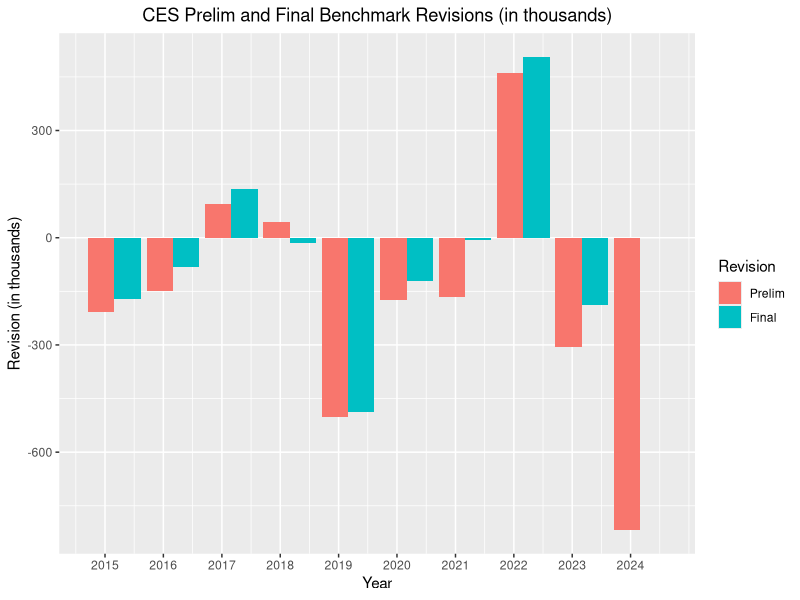
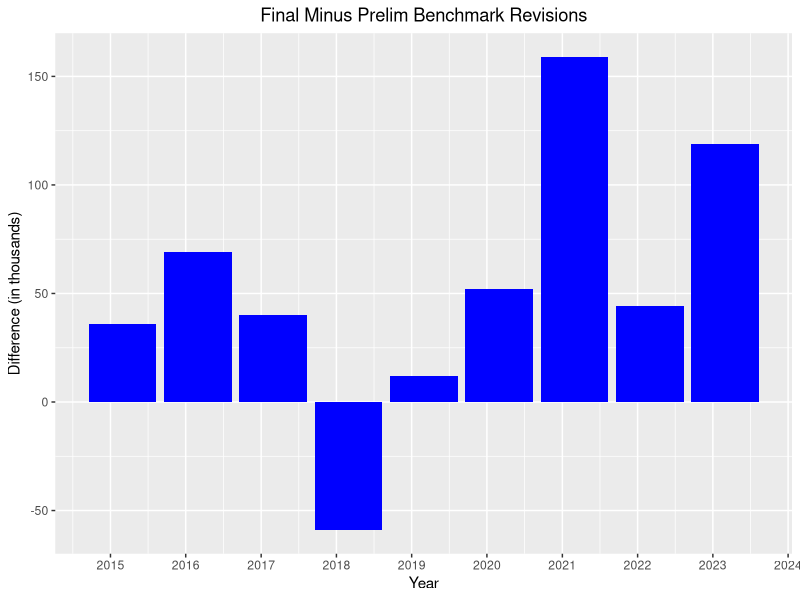
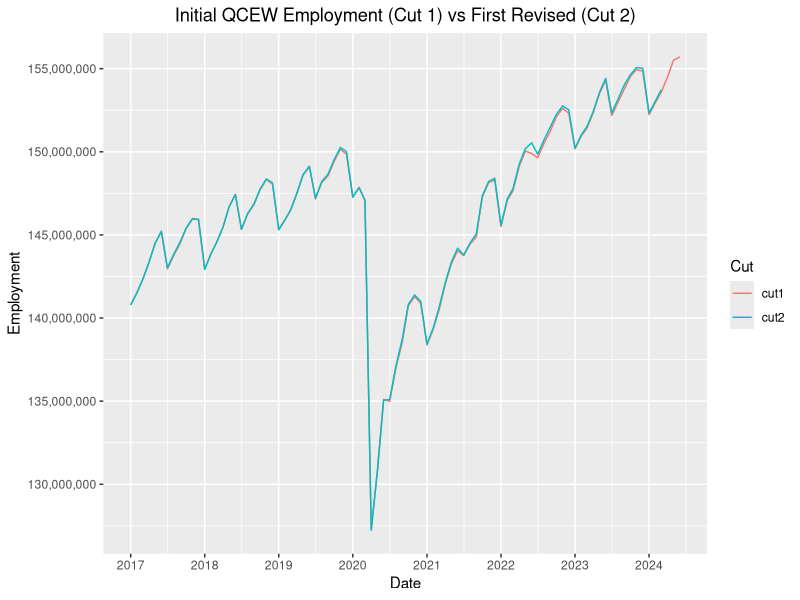
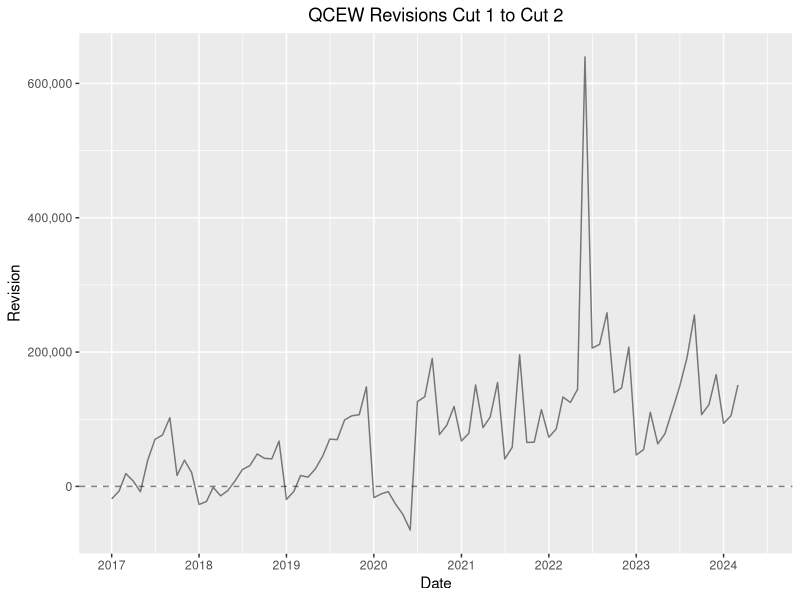
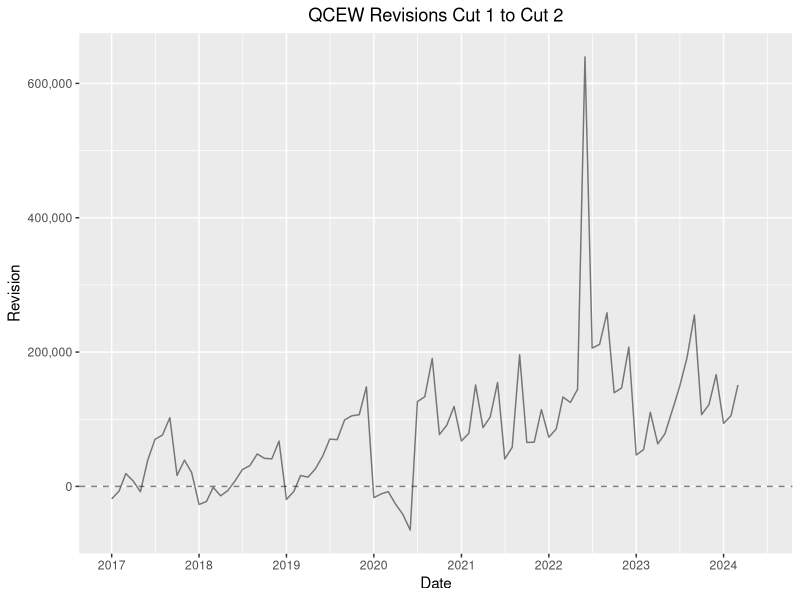
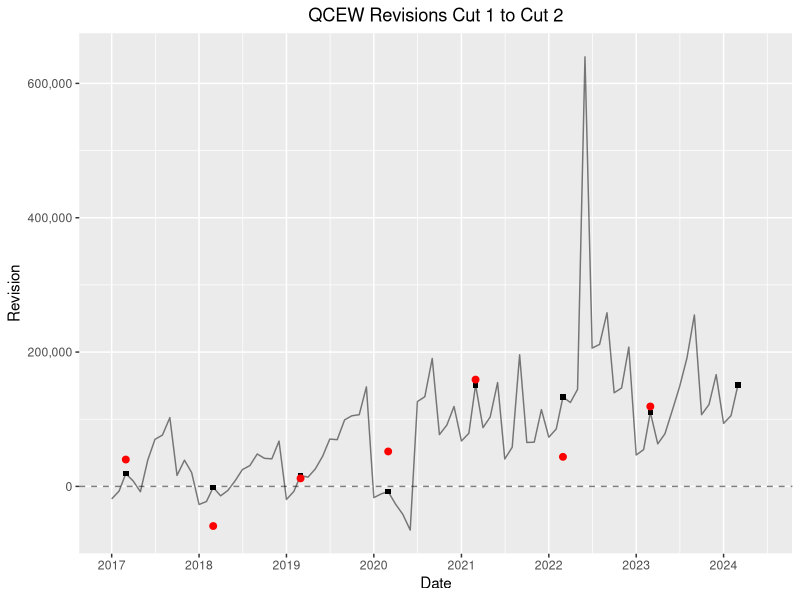
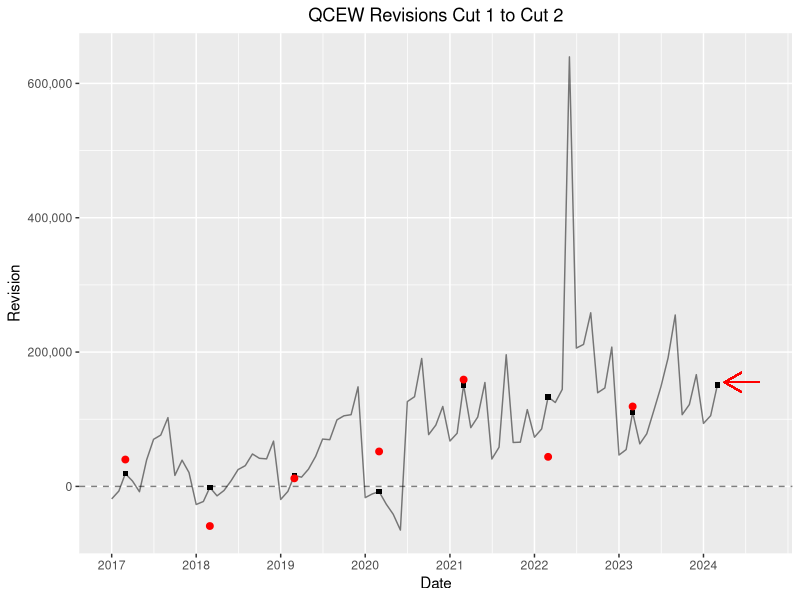
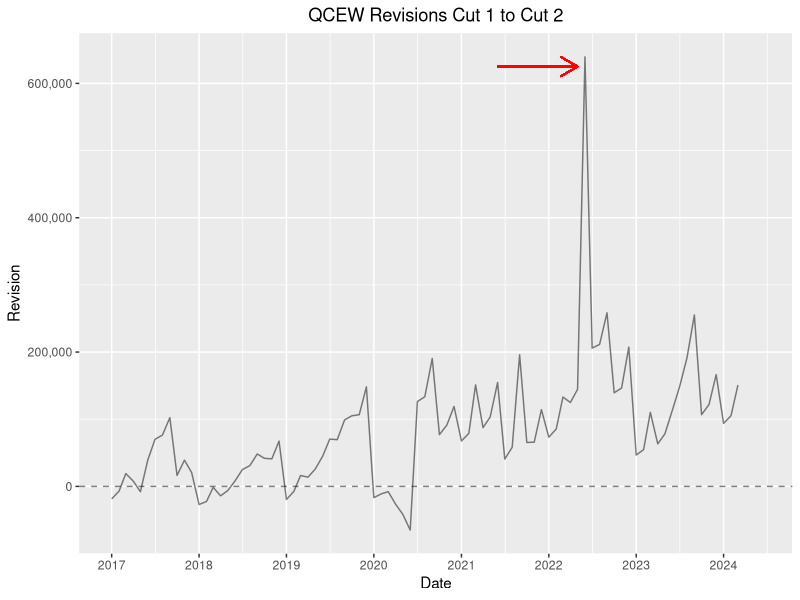

These charts were generated, in order, by the following R code:
## ---- chunk 1
#load libraries
library(tidyverse)
library(scales)
library(ggforce)
#pulled from here
#https://www.bls.gov/cew/revisions/qcew-revisions.csv
#get revisions to the QCEW
qcew_revisions <- read_csv("qcew-revisions.csv")

#read in the CES benchmark revisions preliminary and final
ces_revisions <- read_csv("ces_revisions.csv")

#add the date and the difference between the prelim and final
ces_revisions <- ces_revisions %>% 
                  mutate(diff=(Final-Prelim)*1000,
                         date = as.Date(paste0(March,"-3-1"),
                          format="%Y-%m-%d") ) 

#fix the names of the dataset so it's easier to use
names(qcew_revisions) <- tolower(make.names(names(qcew_revisions))) 

#I am only considering US revisions right now
qcew_revisions <- qcew_revisions %>% 
 #Subset data to national employment and drop establishment counts
                    filter(area=="United States",                
                           str_detect(field,"Employment")) %>%
#convert 'field' into a month name and number field
               mutate(monthn = trimws(str_remove(field," Employment")),
                           month = map_int(monthn,\(x){ which(x==month.name)})) %>% 
                    #CES only keep the initial QCEW values and its two revisions
                    select( year, quarter, initial.value,monthn, month,
                            first.revised.value) %>% 
                    #rename the values so that they're easier to use
                    rename( cut1 = initial.value, 
                            cut2 = first.revised.value) %>% 
                    #convert columns to numeric
                    #also create a date variable
                    mutate(across(matches("cut"),\(x){as.numeric(x)}),
                           date= as.Date(paste0(year,"-",month,"-1"),
                                         format="%Y-%m-%d"))
## ---- chunk 2

ces_revisions %>% 
  select(-March,-diff) %>% 
  pivot_longer(c("Prelim","Final")) %>% 
  mutate(name=factor(name,levels=c("Prelim","Final"))) %>% 
  ggplot(aes(x=date,y=value,fill=name)) +
  geom_bar(stat="identity",position="dodge") +
  scale_y_continuous(n.breaks=6)+
  scale_x_date(breaks = seq.Date(mdy("1-1-2015"),to = mdy("1-1-2024"),by="year"),date_labels = "%Y")+
  labs(title="CES Prelim and Final Benchmark Revisions (in thousands)",
       y="Revision (in thousands)",
       x="Year",
       fill="Revision") + 
  theme(plot.title = element_text(hjust = 0.5)) 
## ---- chunk 3
ces_revisions %>% 
  ggplot(aes(x=date,y=diff/1000)) +
  geom_bar(stat="identity",fill="blue") + 
  scale_x_date(breaks = seq.Date(mdy("1-1-2015"),to = mdy("1-1-2024"),by="year"),date_labels = "%Y")+
  labs(title="Final Minus Prelim Benchmark Revisions",
       y="Difference (in thousands)",
       x="Year") + 
  theme(plot.title = element_text(hjust = 0.5)) 
## ---- chunk 4
###cut1 cut2 plot
qcew_revisions %>% 
  pivot_longer(matches("cut")) %>% 
  ggplot(aes(x=date,y=value,col=name)) + 
  geom_line() +
  scale_y_continuous( labels= scales::comma_format(),
                      n.breaks = 8 ) + 
  scale_x_date(breaks = seq.Date(mdy("1-1-2015"),to = mdy("1-1-2024"),by="year"),date_labels = "%Y") +
  labs(title="Initial QCEW Employment (Cut 1) vs First Revised (Cut 2)",
       col="Cut",
       y= "Employment",
       x= "Date")+ 
  theme(plot.title = element_text(hjust = 0.5)) 

## ---- chunk 5
#plot revisions BUT only highlight march
qcew_revisions %>%  
  mutate(rev=cut2-cut1) %>% 
  ggplot(aes(x=date,y=rev)) + 
  geom_line(alpha=.5) + 
  geom_hline(yintercept = 0,col=alpha("black",alpha = .5),linetype = 2)+
  scale_x_date(breaks = seq.Date(mdy("1-1-2015"),to = mdy("1-1-2024"),by="year"),date_labels = "%Y")+
  scale_y_continuous( labels= scales::comma_format()) + 
  labs(title="QCEW Revisions Cut 1 to Cut 2",
       y= "Revision",
       x= "Date")+ 
  theme(plot.title = element_text(hjust = 0.5)) 

## ---- chunk 6
#plot revisions BUT only highlight march
qcew_revisions %>%  
  mutate(rev=cut2-cut1) %>% 
  ggplot(aes(x=date,y=rev)) + 
  geom_line(alpha=.5) + 
  geom_hline(yintercept = 0,col=alpha("black",alpha = .5),linetype = 2)+
  scale_x_date(breaks = seq.Date(mdy("1-1-2015"),to = mdy("1-1-2024"),by="year"),date_labels = "%Y")+
  scale_y_continuous( labels= scales::comma_format()) + 
  labs(title="QCEW Revisions Cut 1 to Cut 2",
       y= "Revision",
       x= "Date")+ 
  theme(plot.title = element_text(hjust = 0.5)) 
## ---- chunk 7
#plot revisions BUT only highlight march
cesplot <- qcew_revisions %>%  
  mutate(rev=cut2-cut1) %>% 
  ggplot(aes(x=date,y=rev)) + 
  geom_line(alpha=.5) + 
  geom_point(aes(x=date,y=rev,shape=if_else(month==3,15,NA) ))+
  scale_shape_identity()+
  geom_hline(yintercept = 0,col=alpha("black",alpha = .5),linetype = 2)+
  scale_x_date(breaks = seq.Date(mdy("1-1-2015"),to = mdy("1-1-2024"),by="year"),date_labels = "%Y")+
  scale_y_continuous( labels= scales::comma_format()) + 
  labs(title="QCEW Revisions Cut 1 to Cut 2",
       y= "Revision",
       x= "Date") + 
  geom_point(aes(x=date,y=diff),col="red",size=2,
             data=ces_revisions %>% filter(year(date)>=2017))+ 
  theme(plot.title = element_text(hjust = 0.5)) 
cesplot
## ---- chunk 8
cesplot + geom_segment(aes(x = mdy("9-1-2024"), y = 155e3, xend = mdy("4-1-2024"), yend = 155e3),
                  arrow = arrow(length = unit(0.5, "cm")),col="red")+ 
  theme(plot.title = element_text(hjust = 0.5))

## ---- chunk 9
#plot revisions BUT only highlight march
fedplot <- qcew_revisions %>%  
  mutate(rev=cut2-cut1) %>% 
  ggplot(aes(x=date,y=rev)) + 
  geom_line(alpha=.5) + 
  geom_hline(yintercept = 0,col=alpha("black",alpha = .5),linetype = 2)+
  scale_x_date(breaks = seq.Date(mdy("1-1-2015"),to = mdy("1-1-2024"),by="year"),date_labels = "%Y")+
  scale_y_continuous( labels= scales::comma_format()) + 
  labs(title="QCEW Revisions Cut 1 to Cut 2",
       y= "Revision",
       x= "Date") + 
  geom_segment(aes(x = mdy("6-1-2021"), y = 625e3, xend = mdy("5-1-2022"), yend = 625e3),
                  arrow = arrow(length = unit(0.5, "cm")),col="red")+ 
  theme(plot.title = element_text(hjust = 0.5))

fedplot

## ---- chunk 10
fedplot
